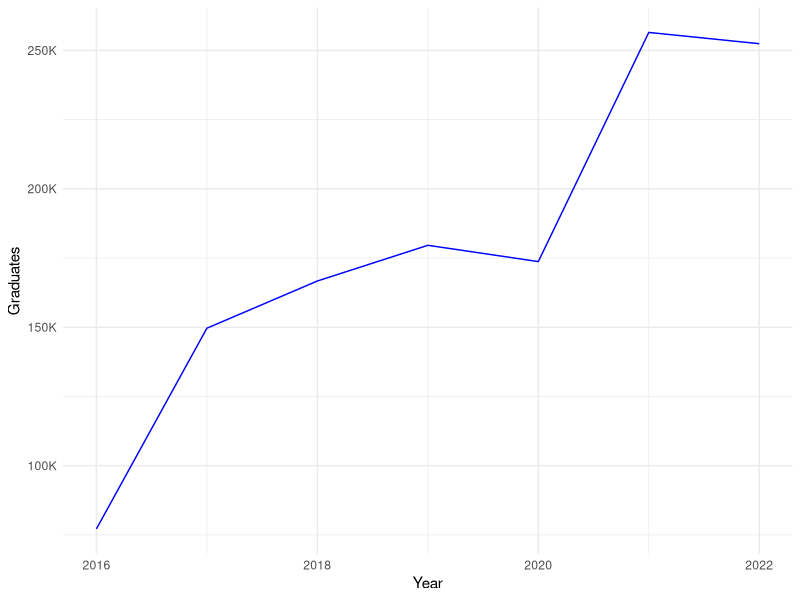
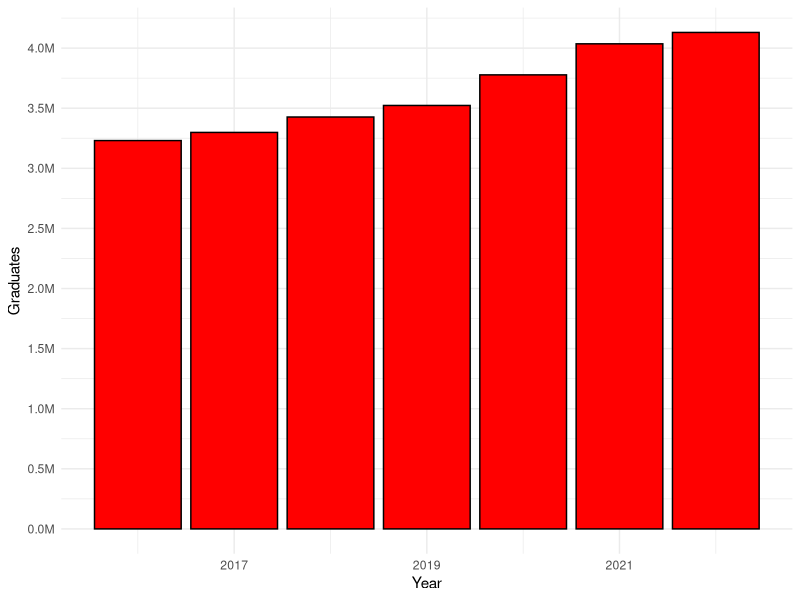
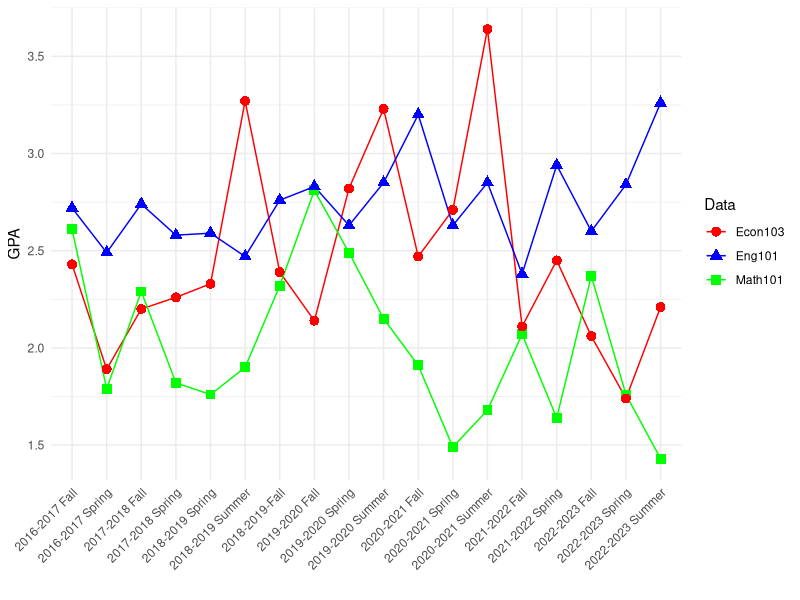

The R source for these figures, in order:
#Install and load the dplyr package
#install.packages("dplyr")
library(dplyr)
library(readxl)
library(ggplot2)

# Create data frame for higher education and faculty
data <- read.csv("faculty.csv",sep = ";",header = FALSE)
data

dfFaculty <- data.frame(Year = data$V1, Grad = data$V2)

summary(dfFaculty)

library(psych)

desc_stats_fac <- describe(dfFaculty$Grad)
desc_stats_fac

# Create data frame for master
data <- read.csv("master.csv",sep = ";",header = FALSE)
data

dfMaster <- data.frame(Year = data$V1, Grad = data$V2)

summary(dfMaster)

library(psych)

desc_stats <- describe(dfMaster$Grad)
desc_stats

library(ggplot2)



# Create a line plot
ggplot(dfMaster, aes(x = Year, y = Grad)) +
  geom_line(color = "blue") +
  labs(
       x = "Year",
       y = "Graduates") +
  theme_minimal() + 
  scale_y_continuous(labels = scales::label_number(scale = 1e-3, suffix = "K"))

# Convert Grad column to numeric
dfFaculty$Grad <- as.numeric(dfFaculty$Grad)

# Create a bar plot
library(ggplot2)
library(scales)  # for number_format

ggplot(dfFaculty, aes(x = Year, y = Grad)) +
  geom_bar(stat = "identity", fill = "red", color = "black", size = 0.5) +
  labs(
    x = "Year",
    y = "Graduates"
  ) +
  theme_minimal() +
  scale_y_continuous(
    labels = scales::label_number(scale = 1e-6, suffix = "M"),
    breaks = seq(0, max(dfFaculty$Grad), by = 0.5e6)  # Adjust breaks for 0.5 million increments
  )


#------------------------------------------------------
econ103 <- read_xlsx("econ_103.xlsx")
econ103

econ103$GPA <- as.numeric(econ103$GPA)
econ103

dfecon103 <- data.frame(Semester = econ103$Semester, Gpa = econ103$GPA)

summary(dfecon103)

library(psych)

desc_stats_econ103 <- describe(dfecon103$Gpa)
desc_stats_econ103
#------------------------------------------------------
eng101 <- read_xlsx("eng_101.xlsx")
eng101

eng101$GPA <- as.numeric(eng101$GPA)
eng101

dfeng101 <- data.frame(Semester = eng101$Semester, Gpa = eng101$GPA)

summary(dfeng101)

library(psych)

desc_stats_eng101 <- describe(dfeng101$Gpa)
desc_stats_eng101
#------------------------------------------------------
math101 <- read_xlsx("math_101.xlsx")
math101

math101$GPA <- as.numeric(math101$GPA)
math101

dfmath101 <- data.frame(Semester = math101$Semester, Gpa = math101$GPA)

summary(dfmath101)

library(psych)

desc_stats_math101 <- describe(dfmath101$Gpa)
desc_stats_math101

#-----------------------------------------------------------
# Convert Gpa columns to numeric
dfmath101$Gpa <- as.numeric(dfmath101$Gpa)
dfeng101$Gpa <- as.numeric(dfeng101$Gpa)
dfecon103$Gpa <- as.numeric(dfecon103$Gpa)

# Combine data frames into one
combined_df <- rbind(
  data.frame(Data = "Math101", dfmath101),
  data.frame(Data = "Eng101", dfeng101),
  data.frame(Data = "Econ103", dfecon103)
)

# Create a line chart with dots for three different data frames
library(ggplot2)

library(ggplot2)

ggplot(combined_df, aes(x = Semester, y = Gpa, color = Data, shape = Data, group = Data)) +
  geom_line() +
  geom_point(size = 3) +  # Adjust size of the dots
  labs(
    x = "",
    y = "GPA"
  ) +
  theme_minimal() +
  scale_y_continuous(labels = scales::label_number(scale = 1, suffix = "")) +
  scale_color_manual(values = c("red", "blue", "green")) +  # Customize line colors
  theme(axis.text.x = element_text(angle = 45, hjust = 1))  # Rotate x-axis labels



